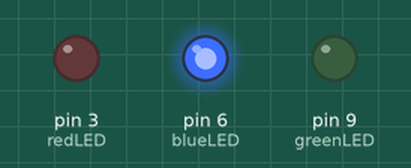
Simulated run of this sketch. Board: Arduino Uno, built with avr-gcc and run on an emulated ATmega328P. Parts: output pins drawn as LEDs (lit = HIGH). What the sketch prints to the serial monitor is not drawn.

Above: at 5.2 s.
At 15.7 s:
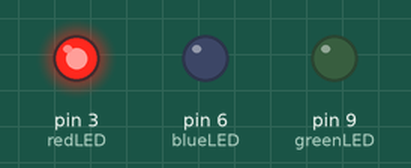
At 26.2 s:
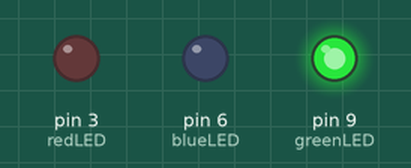
Timing chart, 0 to 41.0 s (numbered marks = the images above):
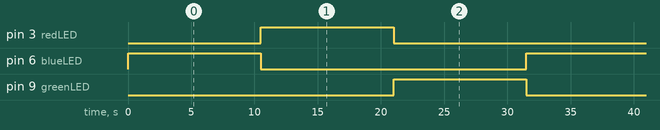

Measured:
- by itself, pin 3 (redLED), pin 6 (blueLED), pin 9 (greenLED): alternates HIGH for 10.5 s and LOW for 21.0 s
- by itself, everything shown: repeats every 31.5 s, in 3 steps

The sketch:

3_LEDs_For_Loop.ino
```cpp
/*
  Connect 3 LEDs and make them to work one after the other using For loop
  Dondon Herrera
  TECH1102
*/

int redLED = 3;
int blueLED = 6;
int greenLED = 9;

void setup() {
  pinMode(redLED, OUTPUT);
  pinMode(blueLED, OUTPUT);
  pinMode(greenLED, OUTPUT);

  Serial.begin(9600);
}

void loop() {
  for (int i = 0; i <= 20; i++) {
    Serial.println(i);

    digitalWrite(greenLED, LOW);
    digitalWrite(redLED, LOW);
    digitalWrite(blueLED, HIGH);

    delay(500);
  }

  for (int i = 0; i <= 20; i++) {
    Serial.println(i);

    digitalWrite(greenLED, LOW);
    digitalWrite(blueLED, LOW);
    digitalWrite(redLED, HIGH);

    delay(500);
  }


  for (int i = 0; i <= 20; i++) {
    Serial.println(i);

    digitalWrite(redLED, LOW);
    digitalWrite(blueLED, LOW);
    digitalWrite(greenLED, HIGH);

    delay(500);
  }
}
```
